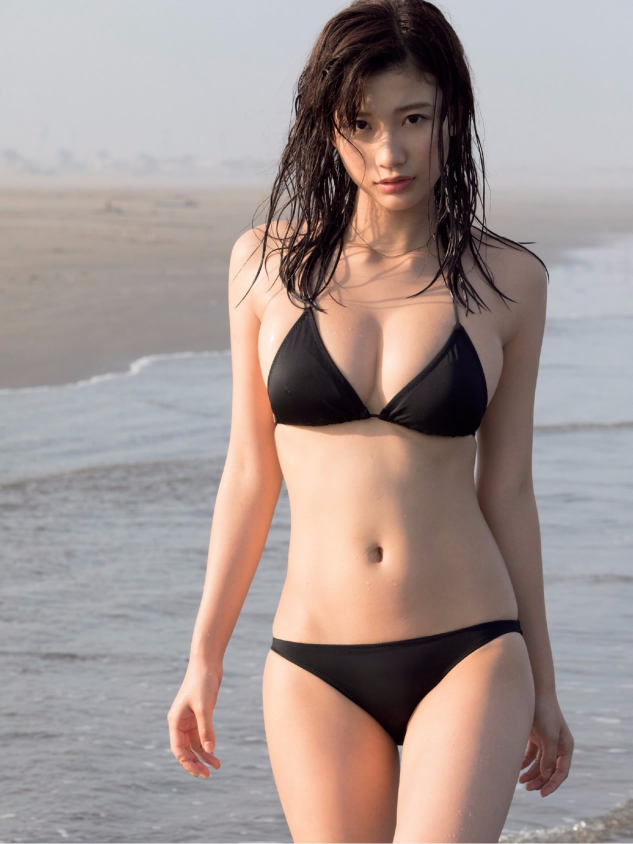
#> input picture research/imgcensor/1.jpg, 1265 x 1688 px (shown at 1/2 size)
$ python -i clear_detector.py   (imports and definitions only)   (older library calls are emulated)
#> lines starting #> are read from the running program, lines starting #| are printed output that depends on the picture
"""
image clearness detection
"""
import math
import os
import time

import cv2
import numpy as np
from sklearn.metrics import confusion_matrix, precision_score, recall_score, accuracy_score


class ClearDetector:
    """
    image clearness detector, a bigger value represents clearer image
    """

    def __init__(self, clear_value_threshold=0.8, show=False):
        self.clear_value_threshold = clear_value_threshold
        self.show = show

    # [46 lines left out: functions preprocess_img, cal_img_ssim, not called in this run]

    def cal_entropy(self, img):
        """
        calculate entropy value
        :param img:
        :return:
        """
        res = 0
        tmp = [0] * 256
        img_list = []
        for i in range(len(img)):
            img_list.extend(map(int, img[i]))
        img_list_set = set(img_list)
        for i in img_list_set:
            tmp[i] = float(img_list.count(i)) / 256

        for i in range(len(tmp)):
            if tmp[i] != 0:
                res = float(res - tmp[i] * (math.log(tmp[i]) / math.log(2.0)))

        return res

    def cal_ssim(self, img):
        """
        calculate SSIM
        :param img:
        :return:
        """
        x, y = img.shape
        res_entropy = self.cal_entropy(img)
        tr = cv2.GaussianBlur(img, (5, 5), 3)
        g = cv2.Sobel(img, cv2.CV_16S, 2, 2) / 5
        gr = cv2.Sobel(tr, cv2.CV_16S, 2, 2) / 5
        ux = np.mean(g)
        uy = np.mean(gr)
        vx = np.var(g)
        vy = np.var(gr)
        vxy = (1 / (x * y - 1)) * np.sum((g - ux) * (gr - uy))
        r, k1, k2 = 255, 0.03, 0.01
        c1 = (k1 * r) ** 2
        c2 = (k2 * r) ** 2

        a1 = 2 * ux * uy + c1
        a2 = 2 * vxy + c2
        b1 = ux ** 2 + uy ** 2 + c1
        b2 = vx + vy + c2
        ssim = (a1 * a2) / (b1 * b2)

        return ssim, res_entropy


# [40 lines not run here, left out]

>>> import cv2
>>> picture = cv2.imread('../imgcensor/1.jpg', cv2.IMREAD_GRAYSCALE)
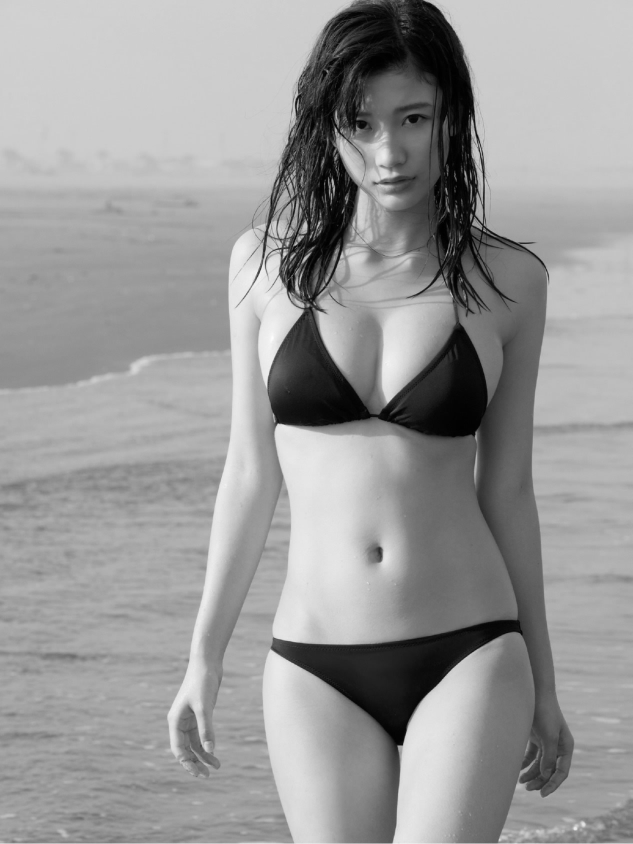
#> picture: shape (1688, 1265) (shown at 1/2 size); min 0, max 254, mean 152.3
>>> result = ClearDetector().cal_ssim(picture)
#> after the loop in cal_entropy, `for i in range(len(img)):`: img_list = 2135320 items
#> in cal_entropy, `img_list_set = set(img_list)`: img_list_set = 255 items
#> after the loop in cal_entropy, `for i in img_list_set:`: tmp = 256 values, max 264.1 at index 205, min 0 at index 255, mean 32.58
#> the loop in cal_entropy, `for i in range(len(tmp)):` made 256 passes
#> res on passes 1 to 12: -0.43, -16.97, -71.12, -159.2, -267.3, -377.3, -485.4, -589.5, -687.3, -779, -870, -970.4
#> in cal_ssim, `res_entropy = self.cal_entropy(img)`: res_entropy = -47700.5
#> in cal_ssim, `g = cv2.Sobel(img, cv2.CV_16S, 2, 2) / 5`:
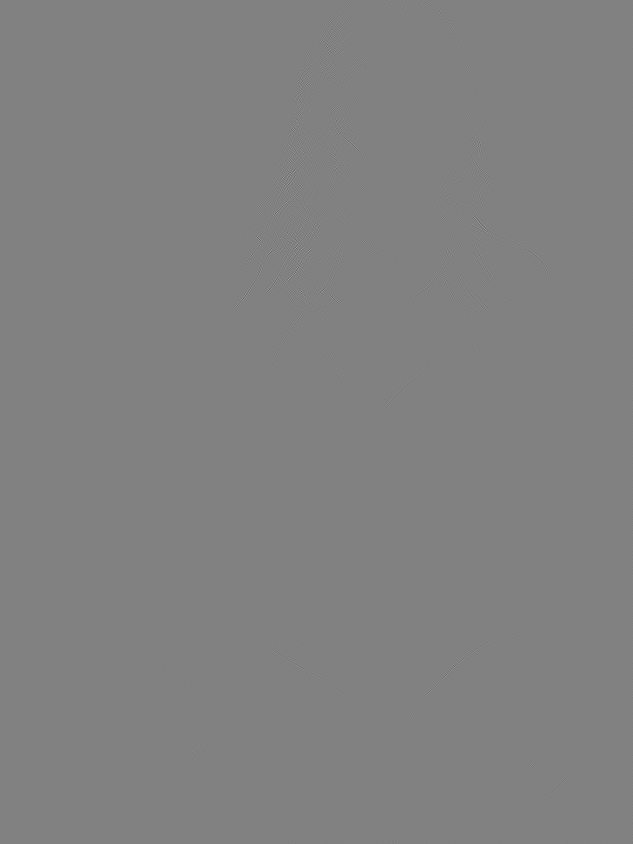
#> g: shape (1688, 1265) float64 (shown at 1/2 size); min -36.4, max 35.4, mean 0; drawn with min black and max white
#> in cal_ssim, `ux = np.mean(g)`: ux = -5.62e-07
#> in cal_ssim, `uy = np.mean(gr)`: uy = -1.08e-20
#> in cal_ssim, `vx = np.var(g)`: vx = 1.07
#> in cal_ssim, `vy = np.var(gr)`: vy = 0.0889
#> in cal_ssim, `vxy = (1 / (x * y - 1)) * np.sum((g - ux) * (gr - uy))`: vxy = 0.00272
#> in cal_ssim, `a1 = 2 * ux * uy + c1`: a1 = 58.52
#> in cal_ssim, `a2 = 2 * vxy + c2`: a2 = 6.51
#> in cal_ssim, `b1 = ux ** 2 + uy ** 2 + c1`: b1 = 58.52
#> in cal_ssim, `b2 = vx + vy + c2`: b2 = 7.66
#> in cal_ssim, `ssim = (a1 * a2) / (b1 * b2)`: ssim = 0.849
#> result = (0.849, -47700.5)

$ run again, on research/imgcensor/2.jpg
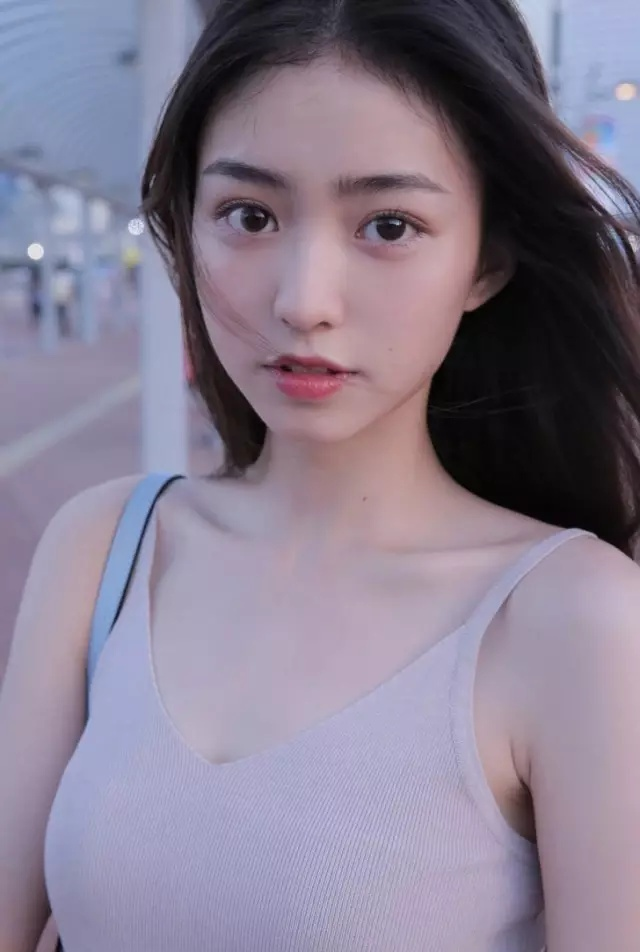
#> input picture research/imgcensor/2.jpg, 640 x 952 px
#> `picture = cv2.imread('../imgcensor/1.jpg', cv2.IMREAD_GRAYSCALE)`:
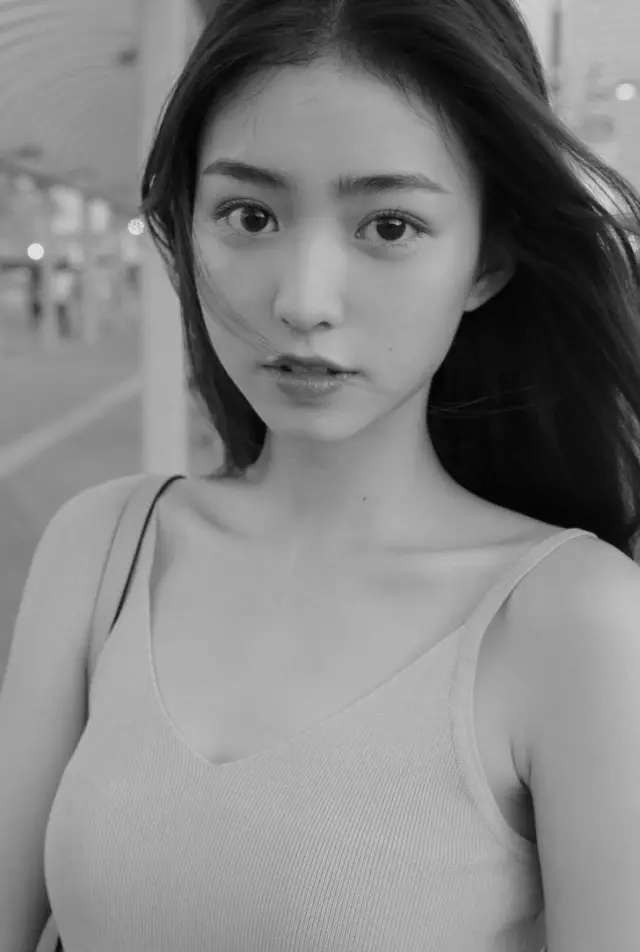
#> picture: shape (952, 640); min 0, max 236, mean 130.2
#> after the loop in cal_entropy, `for i in range(len(img)):`: img_list = 609280 items
#> img_list_set = 235 items
#> after the loop in cal_entropy, `for i in img_list_set:`: tmp = 256 values, max 54.91 at index 171, min 0 at index 231, mean 9.3
#> the loop in cal_entropy, `for i in range(len(tmp)):` made 256 passes
#> res on passes 1 to 8: 0.127, 0.367, 0.607, 1.1, 1.39, -3.7, -21.24, -51.82
#> res_entropy = -10341.7
#> ux = 3.28e-07
#> vx = 1.09
#> vy = 0.0991
#> vxy = 0.000348
#> a1 = 58.52
#> a2 = 6.5
#> b1 = 58.52
#> b2 = 7.69
#> ssim = 0.846
#> result = (0.846, -10341.7)

$ run again, on research/imgcensor/3.jpg
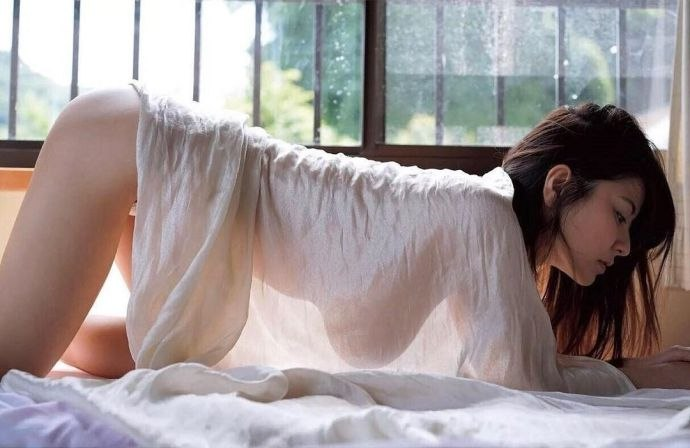
#> input picture research/imgcensor/3.jpg, 690 x 448 px
#> `picture = cv2.imread('../imgcensor/1.jpg', cv2.IMREAD_GRAYSCALE)`:
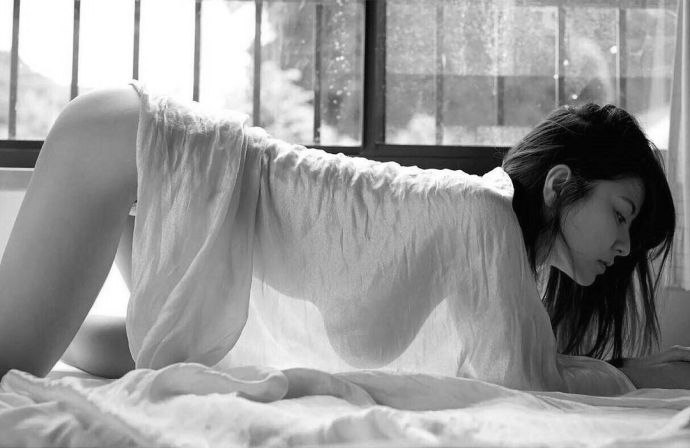
#> picture: shape (448, 690); min 0, max 255, mean 152.3
#> after the loop in cal_entropy, `for i in range(len(img)):`: img_list = 309120 items
#> img_list_set = 256 items
#> after the loop in cal_entropy, `for i in img_list_set:`: tmp = 256 values, max 54.4 at index 255, min 0.289 at index 0, mean 4.72
#> the loop in cal_entropy, `for i in range(len(tmp)):` made 256 passes
#> res on passes 1 to 8: 0.518, 1.05, 0.713, -6.46, -28.59, -74.04, -100, -111.7
#> res_entropy = -3164.9
#> ux = -5.67e-19
#> uy = 1.94e-06
#> vx = 6.09
#> vy = 0.12
#> vxy = -0.00776
#> a1 = 58.52
#> a2 = 6.49
#> b1 = 58.52
#> b2 = 12.71
#> ssim = 0.51
#> result = (0.51, -3164.9)
